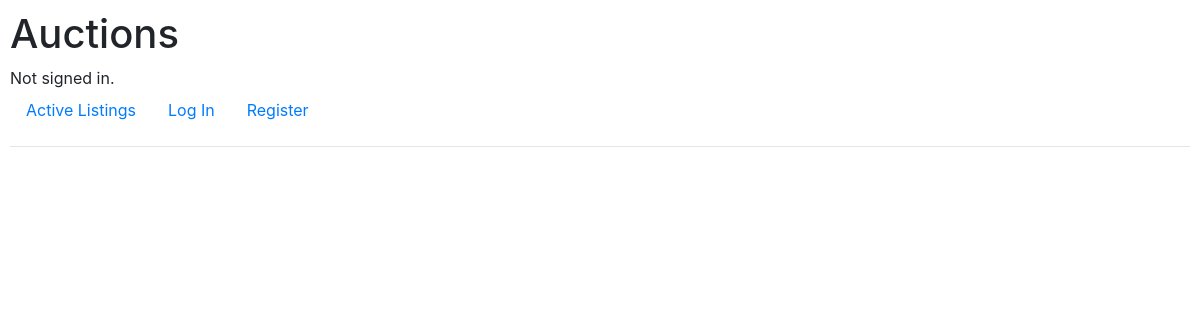
The app's page /, older data.
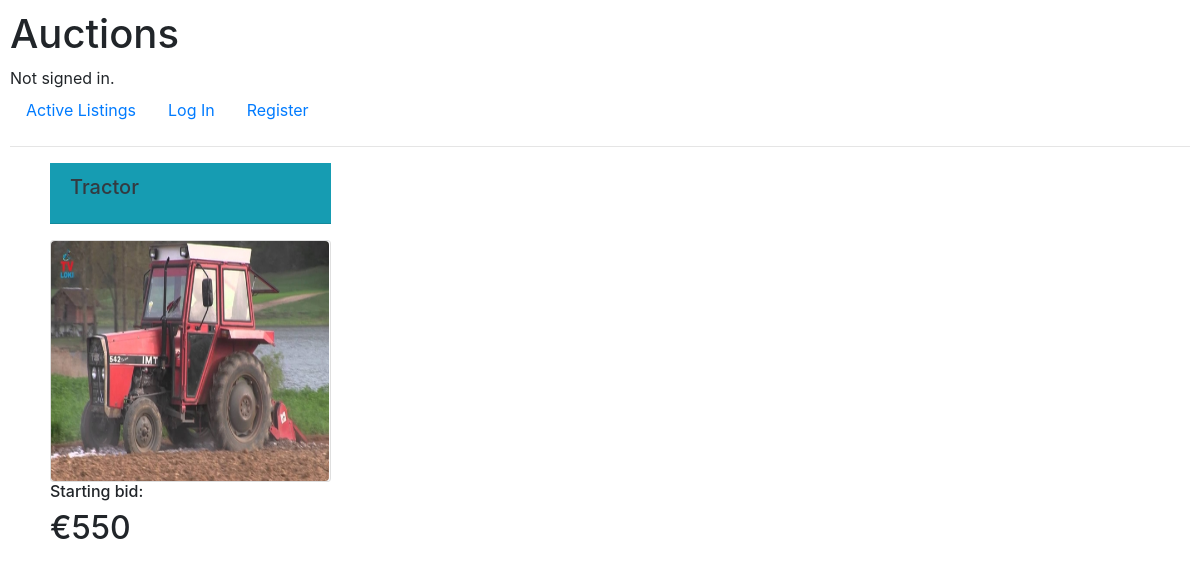
The same page, newer data.
### auctions/models.py (models this page shows, shortened)
class Auction(models.Model):
    seller = models.ForeignKey(User, on_delete=models.CASCADE, related_name='bidder')
    title = models.CharField(max_length=60)
    subtitle = models.CharField(max_length=1200)
    start_bit = models.IntegerField()
    image = ResizedImageField(size=[500, 500], quality=100, null=True, blank=True, upload_to="images/")
    data = models.DateTimeField(auto_now=True)
    select_category = models.ForeignKey(Category, on_delete=models.CASCADE, related_name='categories', default=None)
    status = models.CharField(max_length=7, choices=STATUS, default='active')

### auctions/views.py (the view)
# urls.py: path("", views.index, name="index"),
def index(request):
    user_id = request.user
    lists = Auction.objects.filter(status="active")
    if user_id.is_authenticated:
        count = Watchlist.objects.filter(user_id=user_id).count()
        return render(request, "auctions/index.html", {
            'lists': lists,
            'count': count
        })
    return render(request, "auctions/index.html", {
        'lists': lists,
    })

### auctions/templates/auctions/index.html (shortened to what this page needs)
{% extends "auctions/layout.html" %}
{% load static %}
{% block body %}
<div style="display: grid; grid-template-columns: 25% 25% 25% 25%; padding-left: 20px; ">
    {% for list in lists %}
        <div style="padding-left: 20px; width: 18.8rem; padding-bottom: 80px">
            <div class="card-title text-dark bg-info mb-3">
                  <div class="card-header">
                    <h5 class="card-title">{{ list.title }}</h5>
                  </div>
            </div>
            <div class="card">
                {% if list.image %}
                    <img src="{{ list.image.url }}" class="rounded" style="width: 17.4rem; height: 15rem">
                {% else %}
                    <img src="{% static 'auctions/images/default.png' %}" class="rounded" style="width: 17.5rem; height: 15rem">
                {% endif %}
            </div>
            <h6>Starting bid:</h6><h2> €{{ list.start_bit }}
        </div>
        {% endfor %}
 </div>
{% endblock %}

Row changes from the older to the newer data that the page shows:
added Auction: title "Tractor", image (placeholder picture), start_bit "550"
